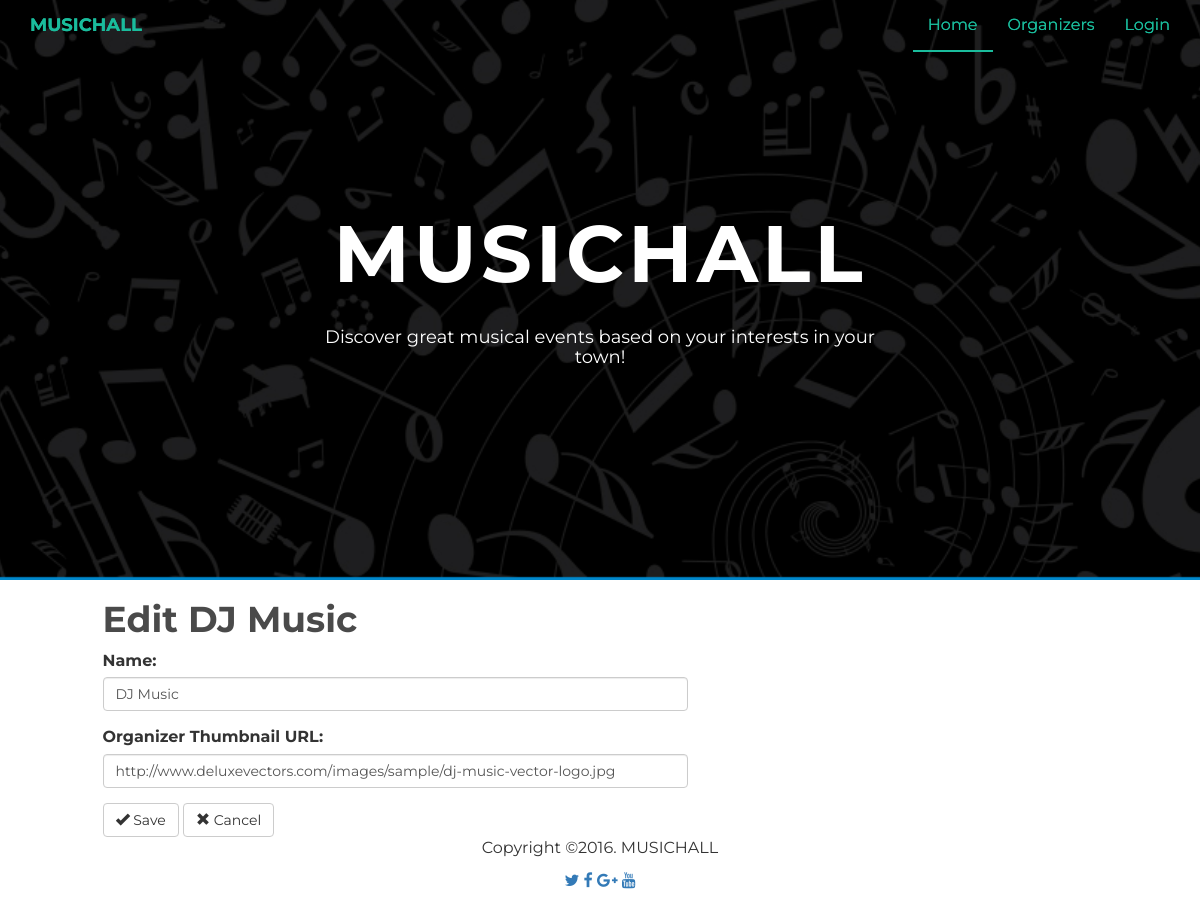
/organizer/1/edit/, run on the app's committed database.
### database_setup.py (models this page shows, shortened)
class Organizer(Base):
    __tablename__ = 'organizer'
    id = Column(Integer, primary_key = True)
    name = Column(String(250), nullable = False)
    homepage_url = Column(String(250))
    organizer_thumbnail_url = Column(String(250))
    user_id = Column(Integer, ForeignKey('user.id'))
    user = relationship(User)

### project.py (the view)
@app.route('/organizer/<int:organizer_id>/edit/', methods = ['GET', 'POST'])
def editOrganizer(organizer_id):
  editedOrganizer = session.query(Organizer).filter_by(id = organizer_id).one()
  if request.method == 'POST':
      if request.form['name'] and request.form['organizer_thumbnail_url']:
        editedOrganizer.name = request.form['name']
        editedOrganizer.organizer_thumbnail_url = request.form['organizer_thumbnail_url']
        flash('Organizer Successfully Edited %s' % editedOrganizer.name)
        return redirect(url_for('showOrganizers'))
  else:
    return render_template('editOrganizer.html', organizer = editedOrganizer)

### templates/editOrganizer.html
{% extends "main.html" %}
{% block content %}
    {% include "header.html" %}
    <div class="row banner menu">
        <div class="col-md-11 col-md-offset-1 padding-none">
            <h1>Edit {{organizer.name}}</h1>
        </div>
    </div>
    <div class="row">
        <div class="col-md-6 col-md-offset-1 padding-top">
            <form action="{{url_for('editOrganizer', organizer_id = organizer.id)}}" method="post">
                <div class="form-group">
                    <label for="name">Name:</label>
                    <input type="text" class="form-control" name="name" value="{{organizer.name }}">
                </div>
                <div class="form-group">
                    <label for="organizer_thumbnail_url">Organizer Thumbnail URL:</label>
                    <input type="text" class="form-control" name="organizer_thumbnail_url" value="{{organizer.organizer_thumbnail_url}}">
                </div>
                <button name="save" type="submit" class="btn btn-default">
                    <span class="glyphicon glyphicon-ok" aria-hidden="true"></span> Save
                </button>
                <a href="{{url_for('showOrganizers')}}">
                    <button name="cancel" type="button" class ="btn btn-default">
                        <span class="glyphicon glyphicon-remove" aria-hidden="true"></span> Cancel
                    </button>
                </a>
            </form>
        </div>
    </div>
{% endblock %}

### static/styles.css (style rules this page uses)
body { font-family: 'Montserrat', sans-serif; font-weight: 400; font-size: 16px; -webkit-font-smoothing: antialiased; -webkit-overflow-scrolling: touch; }
h1, h2, h3, h4, h5, h6 { font-weight: 700; color: #4a4a4a; }

### data on the page
Organizer: name "DJ Music", organizer_thumbnail_url "http://www.deluxevectors.com/images/sample/dj-music-vector-logo.jpg"
